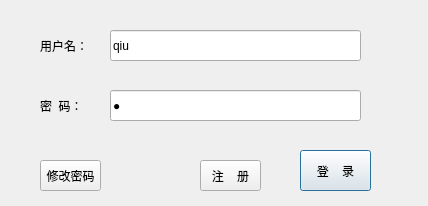
<?xml version="1.0" encoding="UTF-8"?>
<ui version="4.0">
 <class>LoginDialog</class>
 <widget class="QDialog" name="LoginDialog">
  <property name="geometry">
   <rect>
    <x>0</x>
    <y>0</y>
    <width>428</width>
    <height>206</height>
   </rect>
  </property>
  <property name="windowTitle">
   <string>Dialog</string>
  </property>
  <widget class="QPushButton" name="signupButton">
   <property name="geometry">
    <rect>
     <x>200</x>
     <y>160</y>
     <width>61</width>
     <height>31</height>
    </rect>
   </property>
   <property name="text">
    <string>注    册</string>
   </property>
  </widget>
  <widget class="QPushButton" name="loginButton">
   <property name="geometry">
    <rect>
     <x>300</x>
     <y>150</y>
     <width>71</width>
     <height>41</height>
    </rect>
   </property>
   <property name="text">
    <string>登    录</string>
   </property>
   <property name="default">
    <bool>true</bool>
   </property>
  </widget>
  <widget class="QLabel" name="usernameLabel">
   <property name="geometry">
    <rect>
     <x>40</x>
     <y>40</y>
     <width>54</width>
     <height>12</height>
    </rect>
   </property>
   <property name="text">
    <string>用户名：</string>
   </property>
  </widget>
  <widget class="QLabel" name="passwordLabel">
   <property name="geometry">
    <rect>
     <x>40</x>
     <y>100</y>
     <width>54</width>
     <height>12</height>
    </rect>
   </property>
   <property name="text">
    <string>密  码：</string>
   </property>
  </widget>
  <widget class="QLineEdit" name="usernameLineEdit">
   <property name="geometry">
    <rect>
     <x>110</x>
     <y>30</y>
     <width>251</width>
     <height>31</height>
    </rect>
   </property>
   <property name="text">
    <string>qiu</string>
   </property>
  </widget>
  <widget class="QLineEdit" name="passwordLineEdit">
   <property name="geometry">
    <rect>
     <x>110</x>
     <y>90</y>
     <width>251</width>
     <height>31</height>
    </rect>
   </property>
   <property name="text">
    <string>2</string>
   </property>
   <property name="echoMode">
    <enum>QLineEdit::Password</enum>
   </property>
  </widget>
  <widget class="QLabel" name="statusLabel">
   <property name="geometry">
    <rect>
     <x>40</x>
     <y>130</y>
     <width>241</width>
     <height>21</height>
    </rect>
   </property>
   <property name="text">
    <string/>
   </property>
  </widget>
  <widget class="QPushButton" name="btnUpdatePwd">
   <property name="geometry">
    <rect>
     <x>40</x>
     <y>160</y>
     <width>61</width>
     <height>31</height>
    </rect>
   </property>
   <property name="text">
    <string>修改密码</string>
   </property>
  </widget>
 </widget>
 <layoutdefault spacing="6" margin="11"/>
 <resources/>
 <connections/>
</ui>
